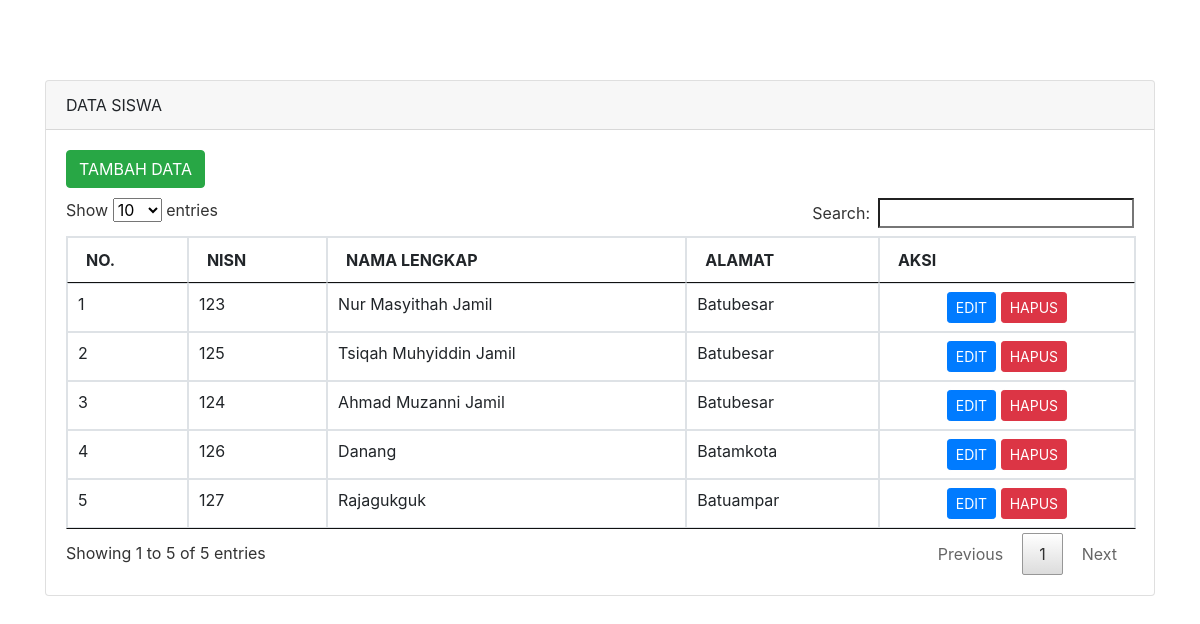
The page / on the database its author committed.
### tables this page shows
CREATE TABLE `tbl_siswa` (
  `id_siswa` int(11) NOT NULL AUTO_INCREMENT,
  `nisn` varchar(50) DEFAULT NULL,
  `nama_lengkap` varchar(200) DEFAULT NULL,
  `alamat` text DEFAULT NULL,
  PRIMARY KEY (`id_siswa`)
);

### index.php (the view, shortened to what this page needs)
<!doctype html>
<html lang="en">
  <head>
    <link rel="stylesheet" href="css/style.css">
    <link rel="stylesheet" href="css/table.css">
  </head>
  <body>
    <div class="container" style="margin-top: 80px">
      <div class="row">
        <div class="col-md-12">
          <div class="card">
            <div class="card-header">
              DATA SISWA
            </div>
            <div class="card-body">
              <a href="tambah-siswa.php" class="btn btn-md btn-success" style="margin-bottom: 10px">TAMBAH DATA</a>
              <table class="table table-bordered" id="myTable">
                <thead>
                  <tr>
                    <th scope="col">NO.</th>
                    <th scope="col">NISN</th>
                    <th scope="col">NAMA LENGKAP</th>
                    <th scope="col">ALAMAT</th>
                    <th scope="col">AKSI</th>
                  </tr>
                </thead>
                <tbody>
                  <?php
                      include('koneksi.php');
                      $no = 1;
                      $query = mysqli_query($connection,"SELECT * FROM tbl_siswa");
                      while($row = mysqli_fetch_array($query)){
                  ?>
                  <tr>
                      <td><?php echo $no++ ?></td>
                      <td><?php echo $row['nisn'] ?></td>
                      <td><?php echo $row['nama_lengkap'] ?></td>
                      <td><?php echo $row['alamat'] ?></td>
                      <td class="text-center">
                        <a href="edit-siswa.php?id=<?php echo $row['id_siswa'] ?>" class="btn btn-sm btn-primary">EDIT</a>
                        <a href="hapus-siswa.php?id=<?php echo $row['id_siswa'] ?>" class="btn btn-sm btn-danger">HAPUS</a>
                      </td>
                  </tr>
                <?php } ?>
                </tbody>
              </table>
            </div>
          </div>
      </div>
    </div>
  </body>
</html>

### css/table.css (style rules this page uses)
table.dataTable { width:100%;margin:0 auto;clear:both;border-collapse:separate;border-spacing:0 }
table.dataTable thead th,table.dataTable tfoot th { font-weight:bold }
table.dataTable thead th,table.dataTable thead td { padding:10px 18px;border-bottom:1px solid #111 }
table.dataTable thead .sorting,table.dataTable thead .sorting_asc,table.dataTable thead .sorting_desc,table.dataTable thead .sorting_asc_disabled,table.dataTable thead .sorting_desc_disabled { cursor:pointer;*cursor:hand;background-repeat:no-repeat;background-position:center right }
table.dataTable thead .sorting { background-image:url("../images/sort_both.png") }
table.dataTable thead .sorting_asc { background-image:url("../images/sort_asc.png") }
table.dataTable tbody tr { background-color:#ffffff }
table.dataTable tbody th,table.dataTable tbody td { padding:8px 10px }
table.dataTable.no-footer { border-bottom:1px solid #111 }
table.dataTable,table.dataTable th,table.dataTable td { box-sizing:content-box }

### rows shown on the page
tbl_siswa: nisn "123", nama_lengkap "Nur Masyithah Jamil", alamat "Batubesar"
tbl_siswa: nisn "125", nama_lengkap "Tsiqah Muhyiddin Jamil", alamat "Batubesar"
tbl_siswa: nisn "124", nama_lengkap "Ahmad Muzanni Jamil", alamat "Batubesar"
tbl_siswa: nisn "126", nama_lengkap "Danang", alamat "Batamkota"
tbl_siswa: nisn "127", nama_lengkap "Rajagukguk", alamat "Batuampar"
